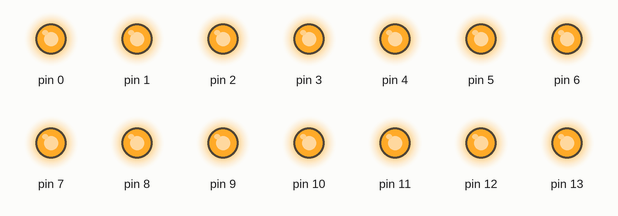
The sketch below on a simulated Arduino Uno, built with avr-gcc and run on an emulated ATmega328P. Parts: output pins drawn as LEDs (lit = HIGH).

Above: at 0.3 s.
At 2.45 s:
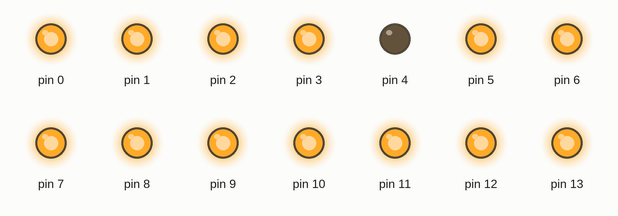
At 4.85 s:
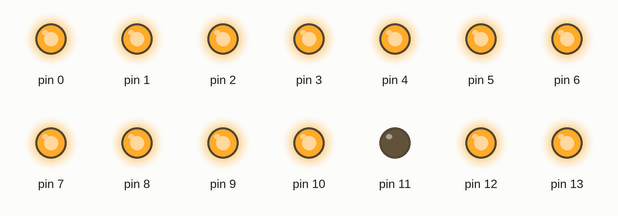
At 9.35 s:
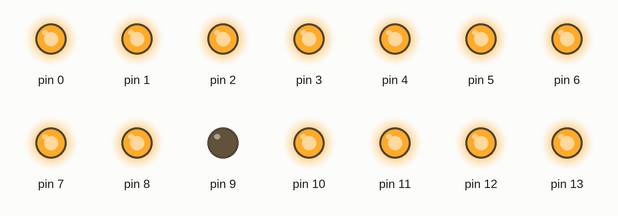
At 15.45 s:
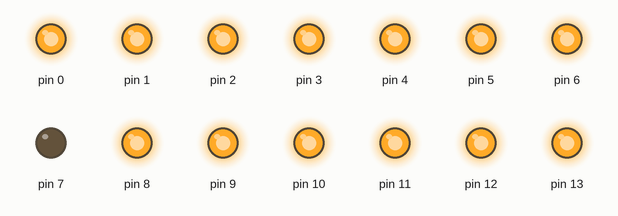
At 19.65 s:
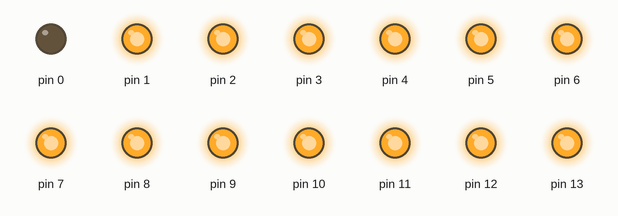
Timing chart, 0 to 20.0 s (numbered marks = the images above):
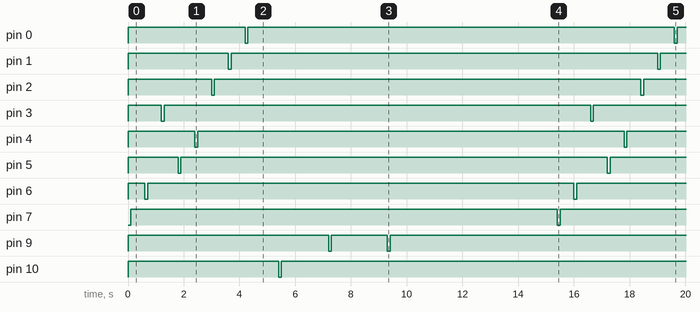

The sketch:

Button_Tests.ino
```cpp
/*
 * DIGITAL PIN  | BUTTON
 * 0            | L2
 * 1            | L1
 * 2            | R2
 * 3            | R1
 * 4            | CIRCLE
 * 5            | CROSS
 * 6            | TRIANGLE
 * 7            | SQUARE
 * 8            | SHARE
 * 9            | START
 * 10           | RIGHT
 * 11           | LEFT
 * 12           | DOWN
 * 13           | UP
 *
 * This code tests all the buttons!!
 *
 */

int holdInput = 100;
int delayBetweenInput = 500;

void setup() {
  pinMode(0, OUTPUT);  digitalWrite(0, HIGH);
  pinMode(1, OUTPUT);  digitalWrite(1, HIGH);
  pinMode(2, OUTPUT);  digitalWrite(2, HIGH);
  pinMode(3, OUTPUT);  digitalWrite(3, HIGH);
  pinMode(4, OUTPUT);  digitalWrite(4, HIGH);
  pinMode(5, OUTPUT);  digitalWrite(5, HIGH);
  pinMode(6, OUTPUT);  digitalWrite(6, HIGH);
  pinMode(7, OUTPUT);  digitalWrite(7, HIGH);
  pinMode(8, OUTPUT);  digitalWrite(8, HIGH);
  pinMode(9, OUTPUT);  digitalWrite(9, HIGH);
  pinMode(10, OUTPUT);  digitalWrite(10, HIGH);
  pinMode(11, OUTPUT);  digitalWrite(11, HIGH);
  pinMode(12, OUTPUT);  digitalWrite(12, HIGH);
  pinMode(13, OUTPUT);  digitalWrite(13, HIGH);

}

void loop() {

  // LP MP HP, LK MK HK, 3P, 3K
  digitalWrite(7, LOW);
  delay(holdInput);
  digitalWrite(7, HIGH);
  delay(delayBetweenInput);


  digitalWrite(6, LOW);
  delay(holdInput);
  digitalWrite(6, HIGH);
  delay(delayBetweenInput);

  digitalWrite(3, LOW);
  delay(holdInput);
  digitalWrite(3, HIGH);
  delay(delayBetweenInput);

  digitalWrite(5, LOW);
  delay(holdInput);
  digitalWrite(5, HIGH);
  delay(delayBetweenInput);

  digitalWrite(4, LOW);
  delay(holdInput);
  digitalWrite(4, HIGH);
  delay(delayBetweenInput);

  digitalWrite(2, LOW);
  delay(holdInput);
  digitalWrite(2, HIGH);
  delay(delayBetweenInput);

  digitalWrite(1, LOW);
  delay(holdInput);
  digitalWrite(1, HIGH);
  delay(delayBetweenInput);

  digitalWrite(0, LOW);
  delay(holdInput);
  digitalWrite(0, HIGH);
  delay(delayBetweenInput);

  // LEFT RIGHT DOWN UP

  digitalWrite(11, LOW);
  delay(holdInput);
  digitalWrite(11, HIGH);
  delay(delayBetweenInput);

  digitalWrite(10, LOW);
  delay(holdInput);
  digitalWrite(10, HIGH);
  delay(delayBetweenInput);

  digitalWrite(12, LOW);
  delay(holdInput);
  digitalWrite(12, HIGH);
  delay(delayBetweenInput);

  digitalWrite(13, LOW);
  delay(holdInput);
  digitalWrite(13, HIGH);
  delay(delayBetweenInput);

  // START

  digitalWrite(9, LOW);
  delay(holdInput);
  digitalWrite(9, HIGH);
  delay(4*delayBetweenInput);

  digitalWrite(9, LOW);
  delay(holdInput);
  digitalWrite(9, HIGH);
  delay(2*delayBetweenInput);

  // SHARE??
//
//  digitalWrite(8, LOW);
//  delay(holdInput);
//  digitalWrite(8, HIGH);
//  delay(delayBetweenInput);

  delay(5000);
}
```

Measured:
- by itself, pin 0–7, pin 10–13: alternates HIGH for 15.3 s and LOW for 0.10 s
- by itself, pin 9: repeats every 15.4 s: HIGH 2.0 s, LOW 0.10 s, HIGH 13.2 s, LOW 0.10 s
- by itself, everything shown: repeats every 15.4 s, in 28 steps
